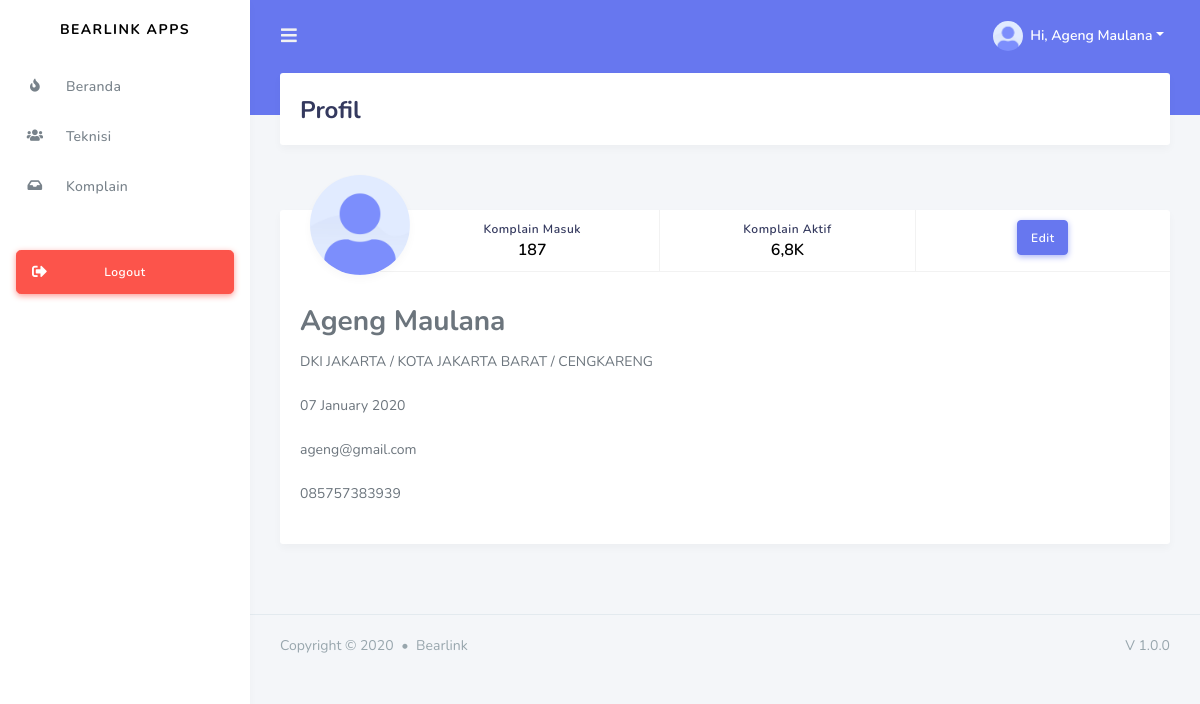
The page /index.php?page=profile (signed in) on the database its author committed.
### tables this page shows
CREATE TABLE `lead_technician` (
  `id` varchar(32) NOT NULL,
  `province_id` char(2) DEFAULT NULL,
  `regency_id` char(4) DEFAULT NULL,
  `district_id` char(7) DEFAULT NULL,
  `full_name` varchar(50) NOT NULL,
  `email` varchar(50) NOT NULL,
  `password` varchar(10) NOT NULL,
  `handphone` varchar(12) NOT NULL,
  `date_of_birth` date NOT NULL,
  `full_address` longtext NOT NULL,
  `status` enum('online','offline') DEFAULT NULL,
  `lat` decimal(10,8) DEFAULT NULL,
  `lng` decimal(11,8) DEFAULT NULL,
  `created_at` timestamp NULL DEFAULT NULL,
  `updated_at` timestamp NULL DEFAULT NULL,
  `deleted_at` timestamp NULL DEFAULT NULL
);

CREATE TABLE `provinces` (
  `id` char(2) NOT NULL,
  `name` varchar(255) NOT NULL,
  `created_at` timestamp NULL DEFAULT NULL,
  `updated_at` timestamp NULL DEFAULT NULL,
  `deleted_at` timestamp NULL DEFAULT NULL
);

CREATE TABLE `regencies` (
  `id` char(4) NOT NULL,
  `province_id` char(2) NOT NULL,
  `name` varchar(255) NOT NULL,
  `created_at` timestamp NULL DEFAULT NULL,
  `updated_at` timestamp NULL DEFAULT NULL,
  `deleted_at` timestamp NULL DEFAULT NULL
);

CREATE TABLE `districts` (
  `id` char(7) NOT NULL,
  `regency_id` char(4) NOT NULL,
  `name` varchar(255) NOT NULL,
  `created_at` timestamp NULL DEFAULT NULL,
  `updated_at` timestamp NULL DEFAULT NULL,
  `deleted_at` timestamp NULL DEFAULT NULL
);

### service.php (called while the page is built, shortened)
<?php
    $role = $_SESSION['role'];
    $email = $_SESSION['email'];
    switch($role){
        case 3:
            $sql = mysqli_query($conn, "SELECT * from lead_technician WHERE email='$email'");
            $auth = mysqli_fetch_array($sql);
        break;
    }
    function getNameProvince($params) {
        include './lib/koneksi.php';
        $q = mysqli_query($conn, "SELECT * FROM provinces WHERE id='$params'");
        $data = mysqli_fetch_array($q);
        return $data['name'];
    }
    function getNameRegency($params) {
        include './lib/koneksi.php';
        $q = mysqli_query($conn, "SELECT * FROM regencies WHERE id='$params'");
        $data = mysqli_fetch_array($q);
        return $data['name'];
    }
    function getNameDistrict($params) {
        include './lib/koneksi.php';
        $q = mysqli_query($conn, "SELECT * FROM districts WHERE id='$params'");
        $data = mysqli_fetch_array($q);
        return $data['name'];
    }
?>

### page/lead/profile/profile.php (the view, shortened to what this page needs)
<div class="main-content">
    <section class="section">
        <div class="section-header">
            <h1>Profil</h1>
        </div>
        <div class="row">
            <div class="col-md-12">
                <div class="card profile-widget">
                    <div class="profile-widget-header">
                        <img alt="image" src="assets/img/avatar/avatar-1.png" class="rounded-circle profile-widget-picture">
                        <div class="profile-widget-items">
                            <div class="profile-widget-item">
                                <div class="profile-widget-item-label">Komplain Masuk</div>
                                <div class="profile-widget-item-value">187</div>
                            </div>
                            <div class="profile-widget-item">
                                <div class="profile-widget-item-label">Komplain Aktif</div>
                                <div class="profile-widget-item-value">6,8K</div>
                            </div>
                            <div class="profile-widget-item">
                                <button id="btn-edit-profile" class="btn btn-primary">Edit</button>
                            </div>
                            </div>
                        </div>
                        <div class="profile-widget-description">
                            <div id="profile-detail">
                                <div class="profile-widget-name"><h3><?= $auth['full_name'] ?></h3></div>
                                <p><?= getNameProvince($auth['province_id']).' / '.getNameRegency($auth['regency_id']).' / '.getNameDistrict($auth['district_id']) ?></p>
                                <p><?= date('d F Y', strtotime($auth['date_of_birth'])) ?></p>
                                <p><?= $auth['email'] ?></p>
                                <p><?= $auth['handphone'] ?></p>
                            </div>
                        </div>
                    </div>
                </div>
            </div>
        </div>
</div>
<footer class="main-footer">
    <div class="footer-left">
        Copyright &copy; 2020 <div class="bullet"></div> Bearlink
    </div>
    <div class="footer-right">
        V 1.0.0
    </div>
</footer>
</div>

### header.php (shortened to what this page needs)
<div class="navbar-bg"></div>
<nav class="navbar navbar-expand-lg main-navbar">
<form class="form-inline mr-auto">
    <ul class="navbar-nav mr-3">
    <li><a href="#" data-toggle="sidebar" class="nav-link nav-link-lg"><i class="fas fa-bars"></i></a></li>
    </ul>
</form>
<ul class="navbar-nav navbar-right">
    <li class="dropdown"><a href="#" data-toggle="dropdown" class="nav-link dropdown-toggle nav-link-lg nav-link-user">
    <img alt="image" src="assets/img/avatar/avatar-1.png" class="rounded-circle mr-1">
    <div class="d-sm-none d-lg-inline-block">Hi, <?= $auth['full_name'] ?></div></a>
    </li>
</ul>
</nav>

### rows shown on the page
lead_technician: full_name "Ageng Maulana", province.name "DKI JAKARTA", regency.name "KOTA JAKARTA BARAT", district.name "CENGKARENG", date_of_birth "07 January 2020", email "ageng@gmail.com", handphone "085757383939"
